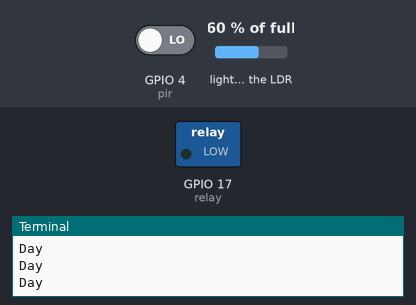
The program below on a simulated Raspberry Pi (BCM pin numbers). Shown: switched loads named in the program (green lamp = pin HIGH), the last lines printed to the terminal. The inputs (shaded band) are chosen by the test bench; at power-on: GPIO 4 (pir) LOW, light on the LDR 60 % of full.

Above: at 3.3 s.
3.4 s: GPIO 4 (pir) driven HIGH
4.9 s: light on the LDR set to 19 % of full
At 6.0 s:
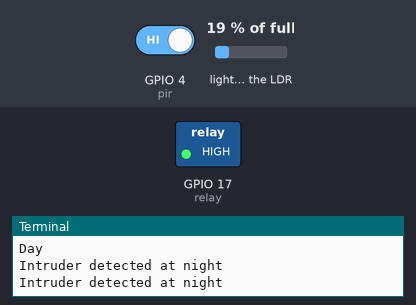
6.6 s: light on the LDR set to 22 % of full
At 7.2 s:
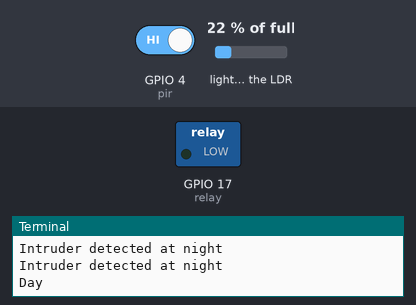
Timing chart, 0 to 9.4 s (numbered marks = the images above; inputs shaded):
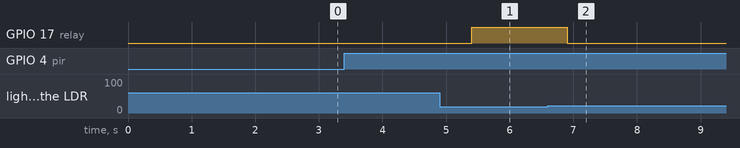

The program:

5.5_Activty_Project_Code.py
```python
from gpiozero import LightSensor
from gpiozero import MotionSensor
from gpiozero import OutputDevice
from time import sleep

ldr = LightSensor(18, threshold=0.2)
pir = MotionSensor(4, threshold=0.6)
relay = OutputDevice(17)

while True:
    if ldr.light_detected:
        relay.off()
        print("Day")
        sleep(0.5)
    else:
        if pir.motion_detected:
            print("Intruder detected at night")
            relay.on()
        else:
            print("Night")
        sleep(0.5)
      
```

Measured:
- the behaviour switches between 20 and 21 % of full on light on the LDR (found by bisection; images 1 and 2)
- after the input at 4.9 s, GPIO 17 (relay): LOW → HIGH after 0.50 s
- after the input at 6.6 s, GPIO 17 (relay): HIGH → LOW after 0.30 s
